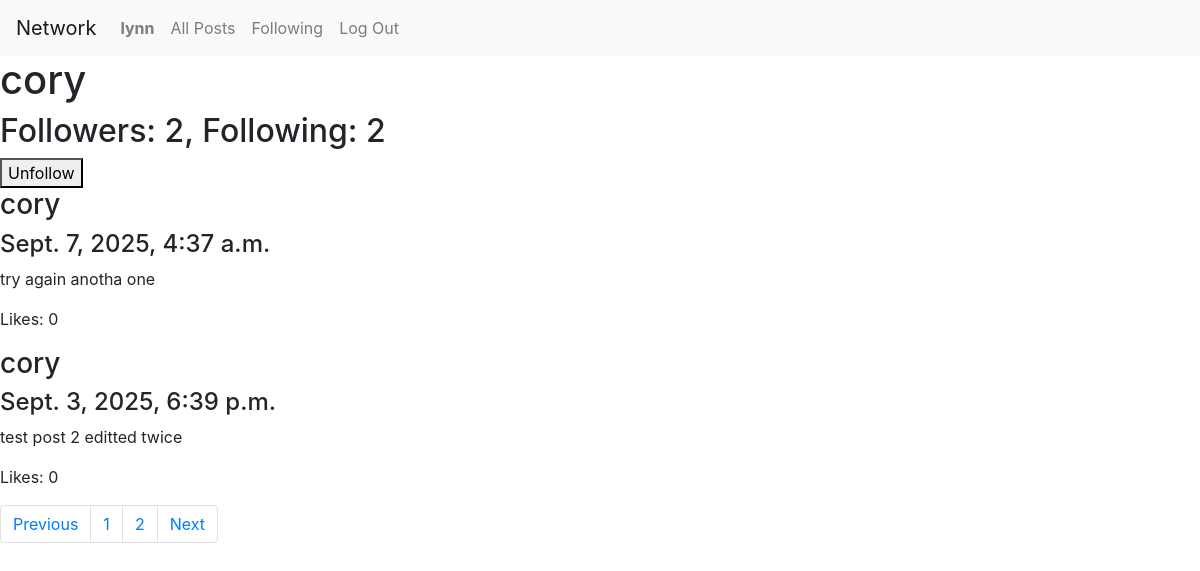
/profile/1 (signed in), run on an earlier commit of the app's database.
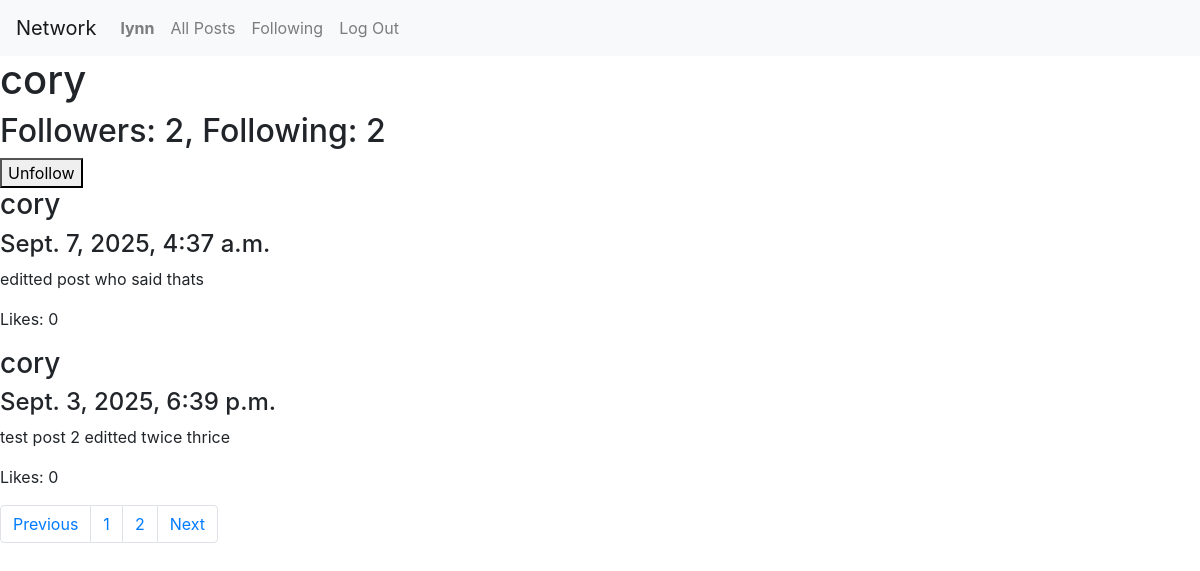
And on a later commit of the database.
### network/models.py (models this page shows)
class Post(models.Model):
    user = models.ForeignKey("User", on_delete=models.CASCADE, related_name="posts")
    content = models.TextField(blank=True)
    like_count = models.IntegerField(default=0)
    created_timestamp = models.DateTimeField(auto_now_add=True)
    likers = models.ManyToManyField("User", related_name="liked_posts")

class User(AbstractUser):
    following = models.ManyToManyField("User", related_name="followers")

### network/views.py (the view)
# urls.py: path("profile/<str:user_id>", views.profile, name="profile"),
def profile(request, user_id, page=1):
    profile_user = User.objects.get(pk=user_id)
    num_followers = profile_user.followers.count()
    num_following = profile_user.following.count()
    currently_following = False
    if profile_user in request.user.following.all():
        currently_following = True
    posts = Post.objects.filter(user=user_id).order_by('-created_timestamp')
    posts_paginated = Paginator(posts, 2)
    page_nums = range(1, posts_paginated.num_pages + 1)
    page = int(page)
    post_form = PostForm()
    return render(request, 'network/profile.html', {
        'profile_user': profile_user,
        'num_followers': num_followers,
        'num_following': num_following,
        'posts': posts_paginated.page(page).object_list,
        'currently_following': currently_following,
        'page_nums': page_nums,
        'next_page': page + 1 if page + 1 <= posts_paginated.num_pages else posts_paginated.num_pages,
        'prev_page': page - 1 if page - 1 > 0 else 1,
        'post_form': post_form,
    })

### network/templates/network/profile.html (shortened to what this page needs)
{% extends "network/layout.html" %}
{% load static %}
{% block body %}
    <h1>{{ profile_user.username }} </h1>
    <h2>Followers: {{ num_followers }}, Following: {{  num_following }}</h2>
    {% if user.is_authenticated and user != profile_user %}
        {% if not currently_following %}
            <button data-user-id={{ profile_user.pk }} id="follow-button">Follow</button>
        {% else %}
            <button data-user-id={{ profile_user.pk }} id="unfollow-button">Unfollow</button>
        {% endif %}
    {% endif %}
    {% for p in posts %}
        <div class="post-div" data-post-id={{ p.pk }}>
            <h3>{{ p.user.username }}</h3>
            <h4>{{  p.created_timestamp }}</h4>
            <p class="content" data-post-id={{ p.pk }}>{{ p.content }}</p>
            <p>Likes: {{ p.like_count }}</p>
        </div>
    {% endfor %}
    <nav aria-label="Page navigation example">
        <ul class="pagination">
          <li class="page-item"><a class="page-link" href="{% url 'profile' profile_user.pk prev_page %}">Previous</a></li>
          {% for pn in page_nums %}
            <li class="page-item"><a class="page-link" href="{% url 'profile' profile_user.pk pn %}">{{ pn }}</a></li>
          {% endfor %}
          <li class="page-item"><a class="page-link" href="{% url 'profile' profile_user.pk next_page %}">Next</a></li>
        </ul>
      </nav>
{% endblock %}

What changed in the data, as far as the page shows it:
changed Post: content "try again anotha one" → "editted post who said thats"
changed Post: content "test post 2 editted twice" → "test post 2 editted twice thrice"
